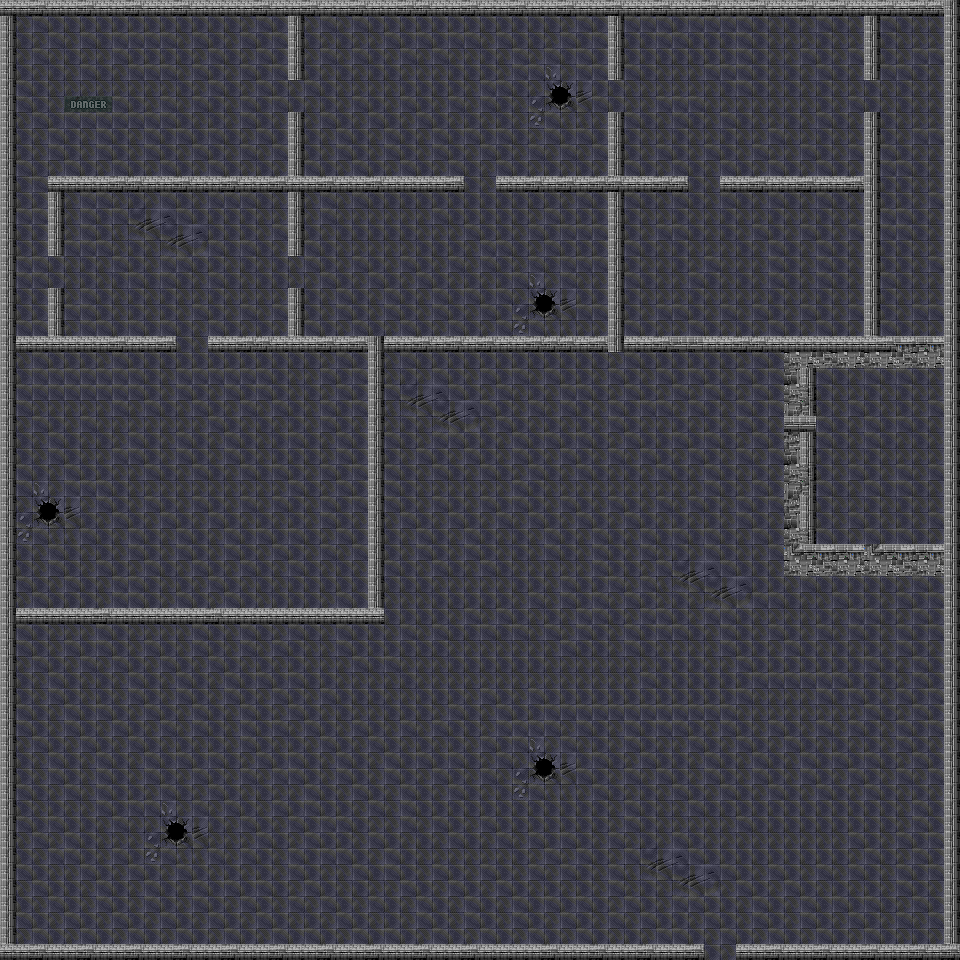

A 2D game scene composited from a Tiled map and its tileset images. What follows is a short description and the map's XML, with each tile layer's data collapsed to a summary:
An orthogonal 60x60 tile map with 16x16 px tiles, 2 tile layers (background, walls), 2 tilesets and 47 objects (9x waiting1, 7x ammo, 6x wait, 5x energy, 5x vertical, ...).

<map version="1.2" tiledversion="1.3.1" orientation="orthogonal" renderorder="right-down" compressionlevel="0" width="60" height="60" tilewidth="16" tileheight="16" infinite="0" nextlayerid="7" nextobjectid="67">
 <tileset firstgid="1" name="tileset1" tilewidth="16" tileheight="16" tilecount="500" columns="20">
  <image source="tilesets/tileset01.png" width="320" height="400" />
 </tileset>
 <tileset firstgid="501" name="tileset2" tilewidth="16" tileheight="16" tilecount="500" columns="20">
  <image source="tilesets/tileset02.png" width="320" height="400" />
 </tileset>
 <layer id="6" name="background" width="60" height="60">
  <data>[3600 cells, 3244 non-empty, 24 distinct tile ids]</data>
 </layer>
 <layer id="3" name="walls" width="60" height="60">
  <data>[3600 cells, 485 non-empty, 15 distinct tile ids]</data>
 </layer>
 <objectgroup id="4" name="actors">
  <object id="6" name="energy" x="874.667" y="395" width="16" height="16" />
  <object id="7" name="ammo" x="630" y="312" width="16" height="16" />
  <object id="9" name="ellen" type="ripley" x="900.667" y="274" width="32" height="32" />
  <object id="10" name="hunter" type="hunting" x="899.333" y="102.667" width="32" height="32" />
  <object id="13" name="alien" type="waiting1" x="655" y="39" width="32" height="32" />
  <object id="20" name="alien" type="waiting1" x="727" y="39" width="32" height="32" />
  <object id="21" name="alien" type="waiting1" x="809" y="36" width="32" height="32" />
  <object id="22" name="alien" type="waiting1" x="660" y="91" width="32" height="32" />
  <object id="23" name="alien" type="waiting1" x="730" y="87" width="32" height="32" />
  <object id="24" name="alien" type="waiting1" x="802" y="86" width="32" height="32" />
  <object id="25" name="alien" type="waiting1" x="732" y="134" width="32" height="32" />
  <object id="26" name="alien" type="waiting1" x="643" y="212" width="32" height="32" />
  <object id="27" name="alien" type="waiting1" x="642" y="275" width="32" height="32" />
  <object id="28" name="front door" type="vertical" x="864" y="80" width="16" height="32" />
  <object id="29" name="shield" x="914.5" y="45.5" width="16" height="16" />
  <object id="30" name="ammo" x="828.667" y="216" width="16" height="16" />
  <object id="31" name="hunt door" type="vertical" x="608" y="80.3333" width="16" height="32" />
  <object id="32" name="door" type="vertical" x="287.5" y="79.5" width="16" height="32" />
  <object id="33" name="door" type="vertical" x="48" y="256" width="16" height="32" />
  <object id="34" name="door" type="vertical" x="288" y="256" width="16" height="32" />
  <object id="35" name="hunter" type="wait" x="337.333" y="212.667" width="32" height="32" />
  <object id="36" name="hunter" type="wait" x="560" y="214" width="32" height="32" />
  <object id="37" name="hunter" type="wait" x="454.667" y="282.667" width="32" height="32" />
  <object id="38" name="hunter" type="wait" x="392.667" y="36.6667" width="32" height="32" />
  <object id="39" name="hunter" type="wait" x="536" y="34" width="32" height="32" />
  <object id="40" name="hunter" type="wait" x="468" y="114.667" width="32" height="32" />
  <object id="41" name="energy" x="244" y="197" width="16" height="16" />
  <object id="42" name="fire" x="72" y="237.333" width="64" height="64" />
  <object id="44" name="fire" x="223" y="258" width="64" height="64" />
  <object id="45" name="fire" x="71.6667" y="199.333" width="64" height="64" />
  <object id="46" name="fire" x="72" y="266.667" width="64" height="64" />
  <object id="47" name="fire" x="222" y="216" width="64" height="64" />
  <object id="48" name="firecar" x="166.667" y="238.333" width="32" height="32" />
  <object id="52" name="boss" x="464" y="808" width="39" height="64" />
  <object id="54" name="hugoboss" x="245.502" y="420.233" width="39" height="64" rotation="-10.8285" />
  <object id="55" name="hugo door" type="horizontal" x="175" y="336" width="32" height="16" />
  <object id="56" name="energy" x="658" y="503.333" width="16" height="16" />
  <object id="57" name="energy" x="858.667" y="660" width="16" height="16" />
  <object id="58" name="energy" x="216" y="754" width="16" height="16" />
  <object id="59" name="ammo" x="875.333" y="474.667" width="16" height="16" />
  <object id="60" name="ammo" x="917.333" y="504.667" width="16" height="16" />
  <object id="61" name="ammo" x="908.667" y="672.667" width="16" height="16" />
  <object id="62" name="ammo" x="461.333" y="374.667" width="16" height="16" />
  <object id="63" name="shield" x="714" y="397.333" width="16" height="16" />
  <object id="64" name="ammo" x="44.6667" y="647.333" width="16" height="16" />
  <object id="65" name="access card" x="354" y="304" width="16" height="16" />
  <object id="66" name="hammer" x="574" y="306" width="16" height="16" />
 </objectgroup>
</map>
